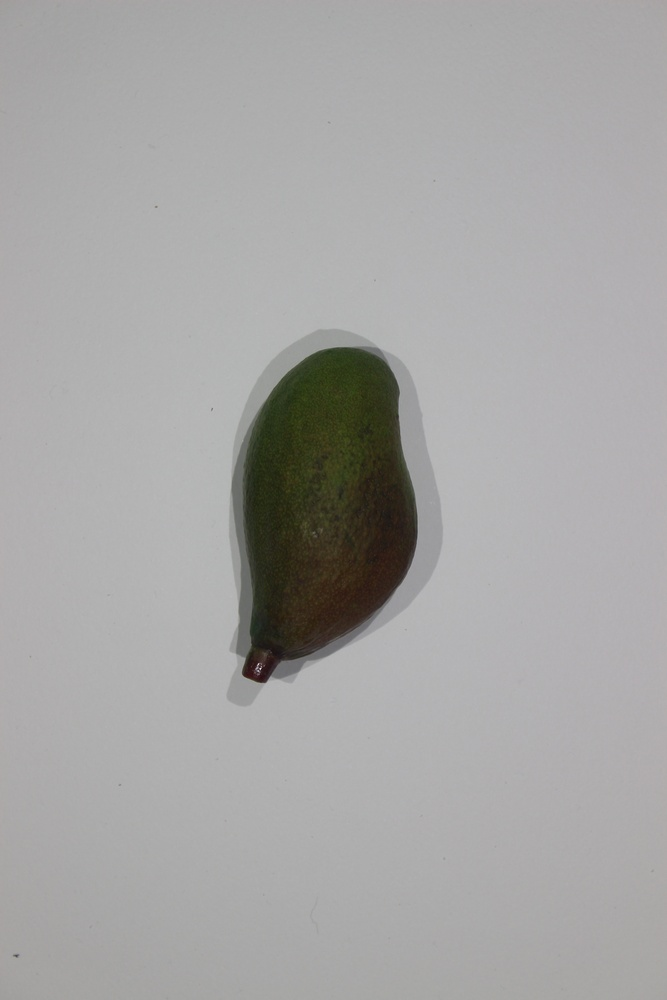
#> input picture IMG_5165.jpg, 667 x 1000 px, shrunk from 3456 x 5184 before the run
$ python -i MNGContour.py   (imports and definitions only)   (older library calls are emulated)
#> lines starting #> are read from the running program, lines starting #| are printed output that depends on the picture; after the words box and inside, x2 and y2 are one past the last pixel; in counts of white or black regions, pixels touching at a corner belong together
import cv2
import numpy as np

class MNGContour():

	def get_contours(self, color_img):
		imgray 				= cv2.cvtColor(color_img, cv2.COLOR_BGR2GRAY)
		__, thresh 			= cv2.threshold(imgray, 127, 255, 0)
		__, contours, __	= cv2.findContours(thresh, cv2.RETR_TREE, cv2.CHAIN_APPROX_SIMPLE)
		return contours

	def get_bounding_box(self, img, contours):
		img_h, img_w, __ = img.shape

		for contour in contours:
			(x,y,w,h) = cv2.boundingRect(contour)

			width_cond = w > 100 and w != img_w
			height_cond = h > 100 and h != img_h

			if height_cond and width_cond:
				print(w,h)
				break

		min_x 			= x
		max_x 			= x + w
		min_y 			= y
		max_y 			= y + h

		box 			= np.array([min_x, max_x, min_y, max_y])
		return box

	def cut_image(self, color_img):
		contours 	= self.get_contours(color_img)
		box 		= self.get_bounding_box(color_img, contours)
		res_img 	= color_img[box[2]:box[3], box[0]:box[1]]

		return res_img

>>> import cv2
>>> picture = cv2.imread('../IMG_5165.jpg')
#> picture is the input picture: shape (1000, 667, 3); mean B, G, R 164.2, 165.1, 165.7
>>> result = MNGContour().cut_image(picture)
#> in get_contours, `__, thresh 			= cv2.threshold(imgray, 127, 255, 0)`:
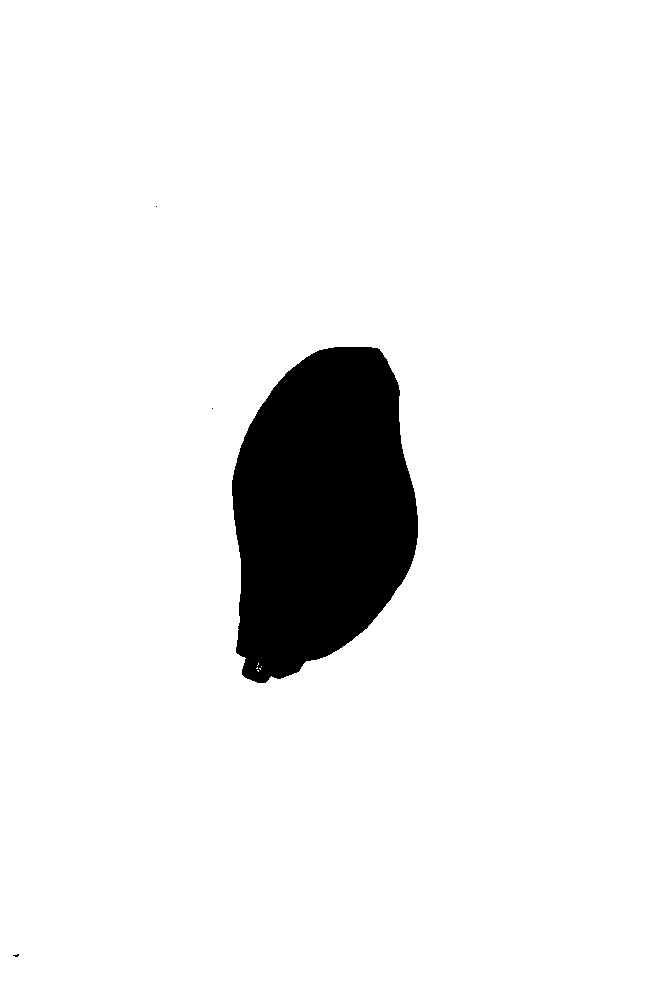
#> thresh: shape (1000, 667); 92.9% white; 4 black regions (3 under 20 px)
#> in get_contours, `__, contours, __	= cv2.findContours(thresh, cv2.RETR_TREE, cv2.CHAIN_A..`: contours = 10 contours, 8 with area under 20; largest, box (x1, y1, x2, y2) and area: (0, 0, 667, 1000) 665334, (231, 346, 419, 684) 47726
#> the loop in get_bounding_box, `for contour in contours:` made 4 passes
#> (contour, x, y, w, h, width_cond, height_cond) on passes 1, 3: ([[0, 0], [0, 999], [666, 999], [666, 0]], 0, 0, 667, 1000, False, False), ([[211, 408], [212, 407], [213, 408], [212, 409]], 211, 407, 3, 3, False, False)
#> (x, y, w, h, width_cond, height_cond) on passes 2, 4: (12, 953, 8, 5, False, False), (231, 346, 188, 338, True, True)
#| 188 338
#> in get_bounding_box, `min_x 			= x`: min_x = 231
#> in get_bounding_box, `max_x 			= x + w`: max_x = 419
#> in get_bounding_box, `min_y 			= y`: min_y = 346
#> in get_bounding_box, `max_y 			= y + h`: max_y = 684
#> in get_bounding_box, `box 			= np.array([min_x, max_x, min_y, max_y])`: box = [231, 419, 346, 684]
#> in cut_image, `res_img 	= color_img[box[2]:box[3], box[0]:box[1]]`:
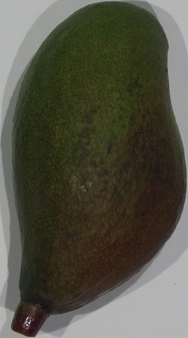
#> res_img: shape (338, 188, 3); mean B, G, R 68.3, 81.9, 83.1
